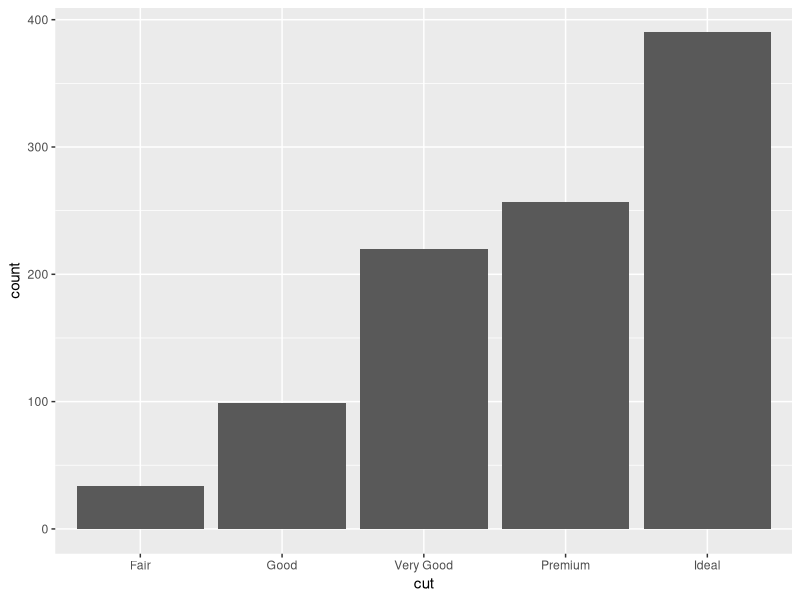
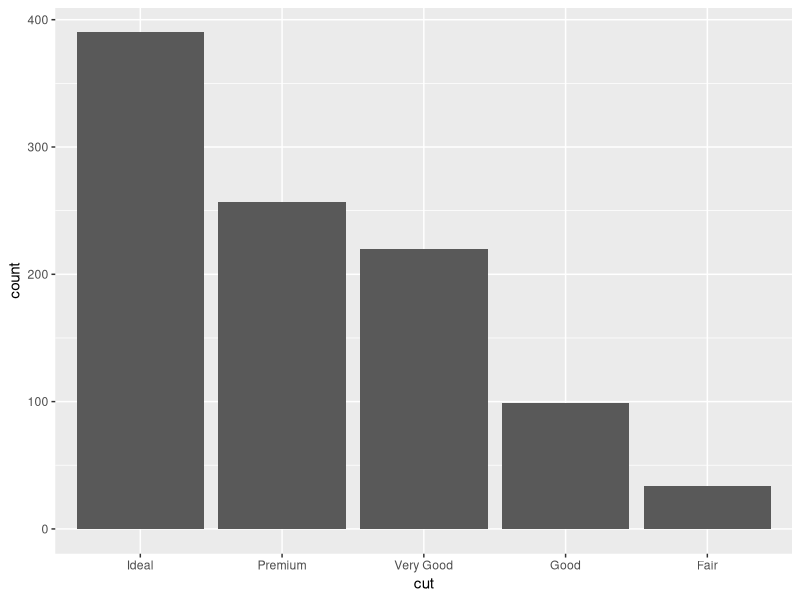
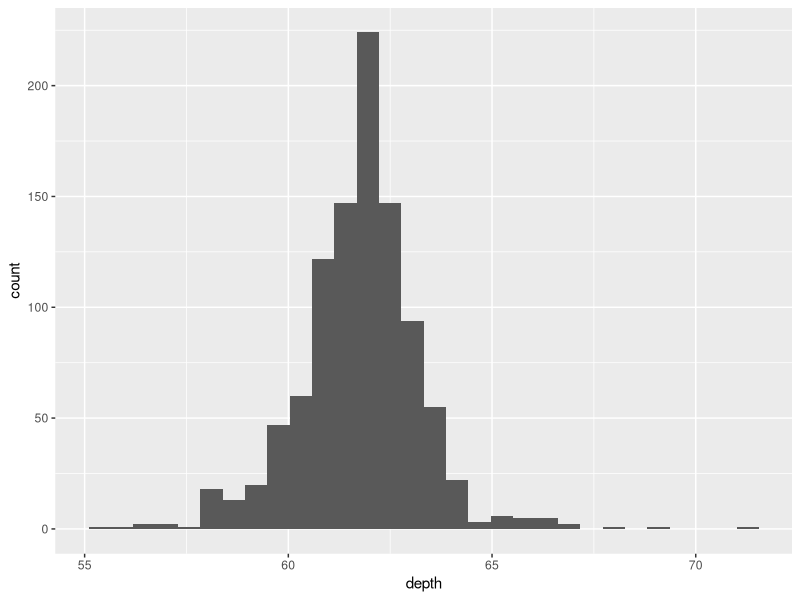
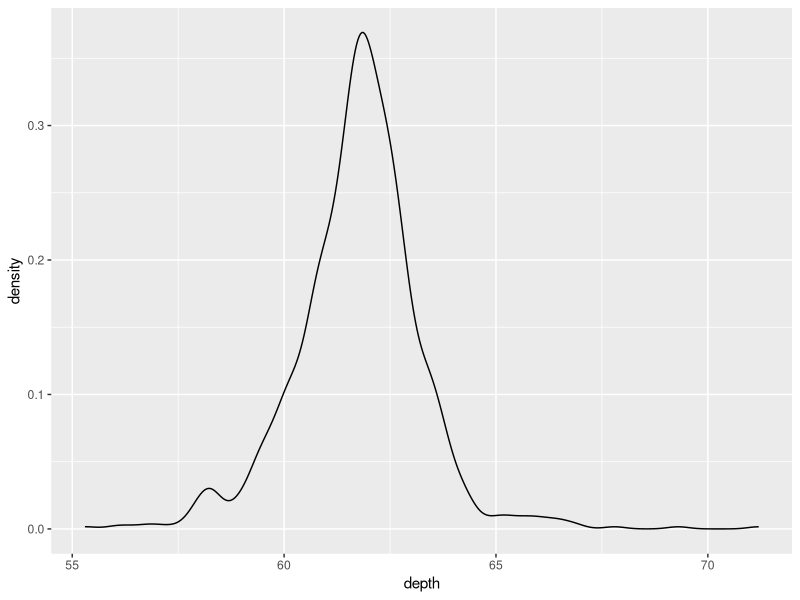
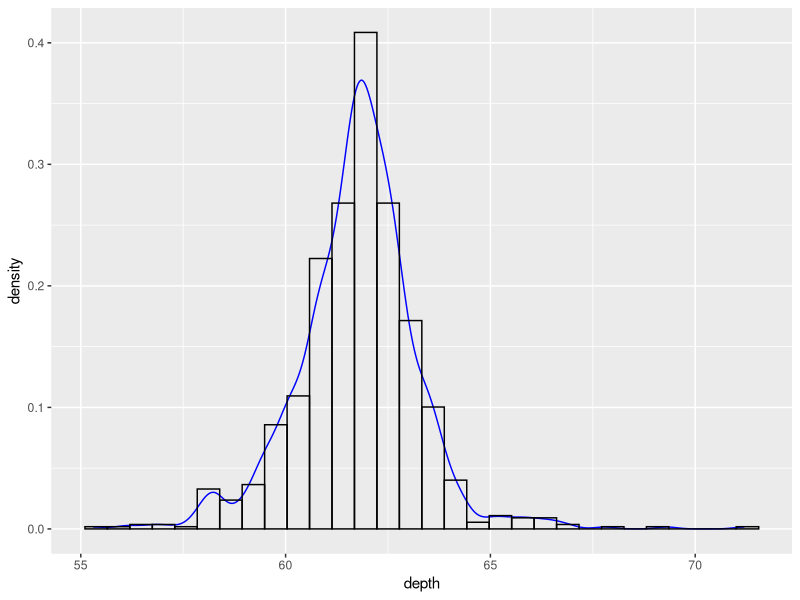
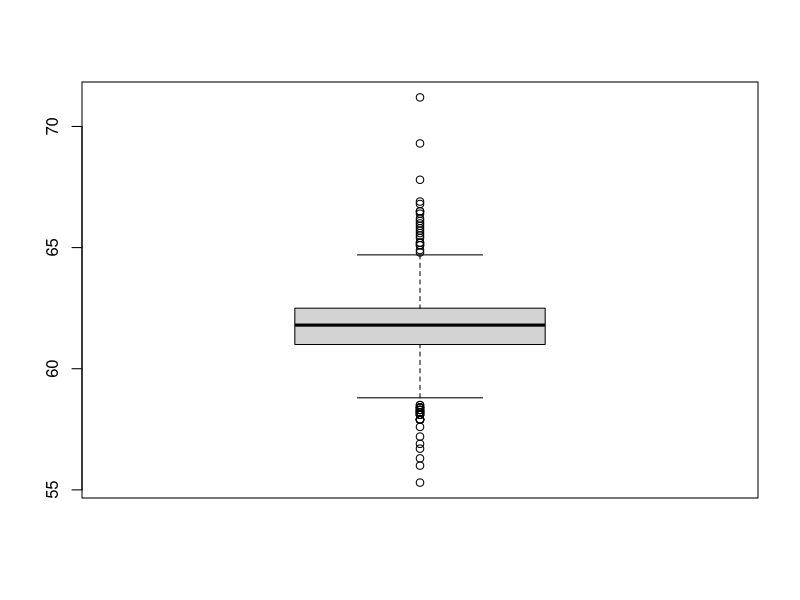
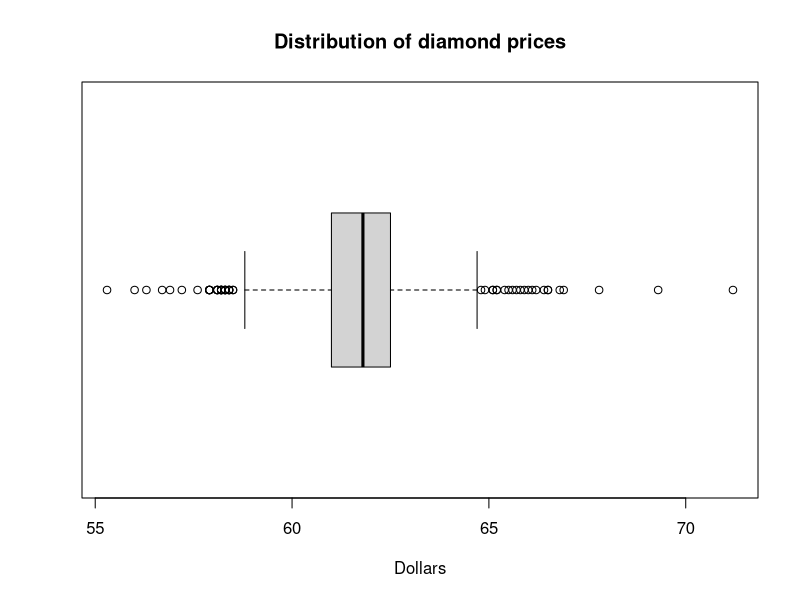
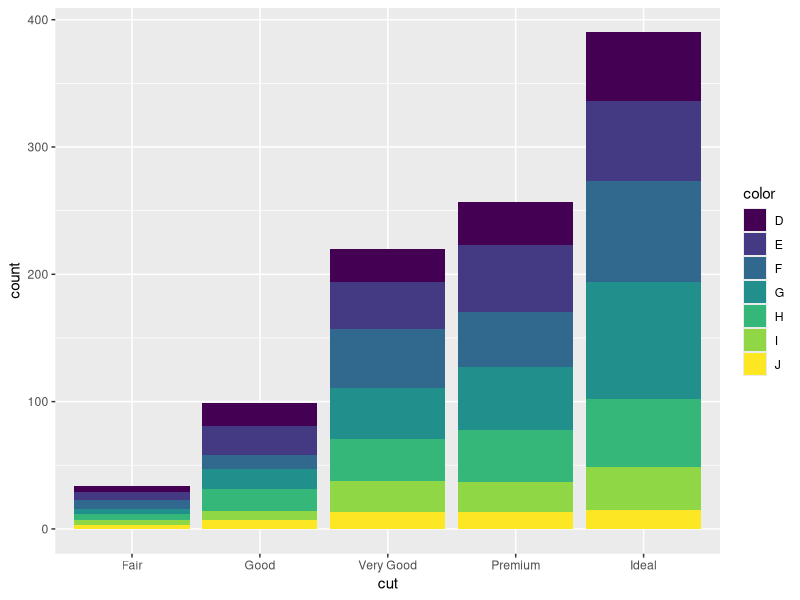

Recreate these plots in R, in order.
## ---- chunk 1
library(dplyr)
knitr::opts_chunk$set(warning=FALSE, message=FALSE) 
## ---- chunk 2
library(ggplot2)
data("diamonds")
set.seed(1410) # Make the sample reproducible
dsmall <- diamonds[sample(nrow(diamonds), 1000), ]
## ---- chunk 3
table(dsmall$cut)
## ---- chunk 4
ggplot(dsmall, aes(x=cut)) + geom_bar()
## ---- chunk 5
ggplot(dsmall, aes(x=forcats::fct_infreq(cut))) + geom_bar() + xlab("cut")
## ---- chunk 6
ggplot(dsmall, aes(x=depth)) + geom_histogram()
## ---- chunk 7
ggplot(dsmall, aes(x=depth)) + geom_density()
## ---- chunk 8
ggplot(dsmall, aes(x=depth)) + geom_density(col="blue") + 
  geom_histogram(aes(y=..density..), colour="black", fill=NA)
## ---- chunk 9
boxplot(dsmall$depth)
## ---- chunk 10
boxplot(dsmall$depth, horizontal = TRUE, main="Distribution of diamond prices", xlab="Dollars")
## ---- chunk 11
table(dsmall$cut, dsmall$color)
## ---- chunk 12
table(dsmall$cut, dsmall$color) %>% prop.table()
## ---- chunk 13
table(dsmall$cut, dsmall$color) %>% prop.table(margin=1) %>% round(3)
## ---- chunk 14
table(dsmall$cut, dsmall$color) %>% prop.table(margin=2) %>% round(3)
## ---- chunk 15
ggplot(dsmall, aes(x=cut, fill=color)) + geom_bar()
## ---- chunk 16
ggplot(dsmall, aes(x=cut, fill=color)) + geom_bar(position = "dodge")
## ---- chunk 17
ggplot(dsmall, aes(x=color, fill=cut)) + geom_bar(position = "dodge")
## ---- chunk 18
ggplot(dsmall, aes(x=carat, y=price)) + geom_point()
## ---- chunk 19
ggplot(dsmall, aes(x=carat, y=price)) + geom_point() + geom_smooth() 
## ---- chunk 20
ggplot(dsmall, aes(x=carat, y=price)) + geom_point() + 
  geom_smooth(se=FALSE, method="lm", color="blue") + 
  geom_smooth(se=FALSE, color="red")
## ---- chunk 21
ggplot(dsmall, aes(x=depth, fill=cut)) + geom_density()
## ---- chunk 22
ggplot(dsmall, aes(x=depth, fill=cut)) + geom_density(alpha=.3)
## ---- chunk 23
ggplot(dsmall, aes(x=depth, color=cut)) + geom_density()
## ---- chunk 24
ggplot(dsmall, aes(x=color, y=carat, fill=color)) + geom_boxplot()
## ---- chunk 25
ggplot(dsmall, aes(x=color, y=carat, fill=color)) +
        geom_violin(alpha=.1) + 
        geom_boxplot(alpha=.5, width=.2)
